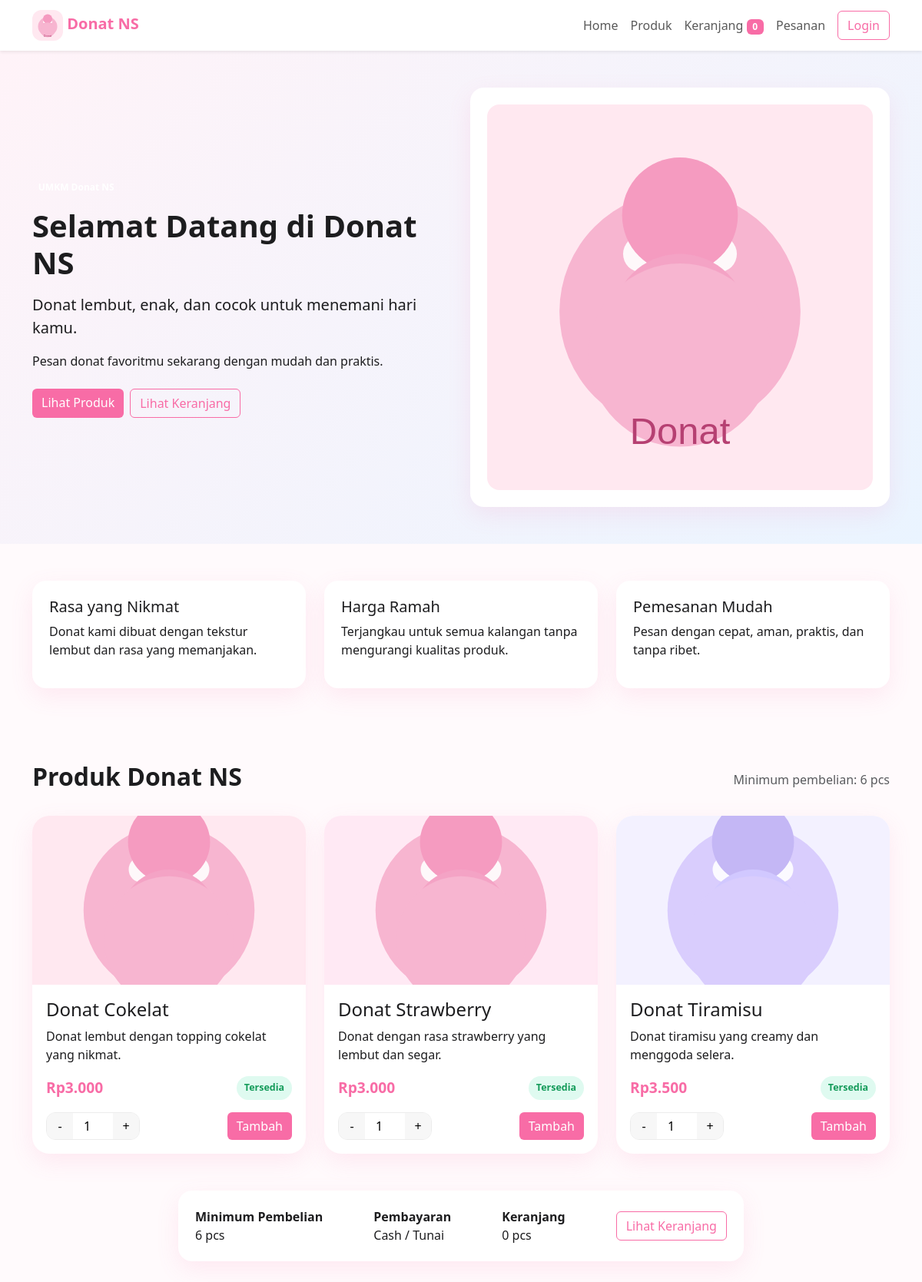
Page /customer/dashboard.php on the committed database.
### tables this page shows
CREATE TABLE settings (
  id INT AUTO_INCREMENT PRIMARY KEY,
  setting_key VARCHAR(255) NOT NULL UNIQUE,
  setting_value TEXT,
  updated_at TIMESTAMP DEFAULT CURRENT_TIMESTAMP ON UPDATE CURRENT_TIMESTAMP
);

CREATE TABLE products (
  id INT AUTO_INCREMENT PRIMARY KEY,
  name VARCHAR(255) NOT NULL,
  description TEXT,
  price DECIMAL(12,2) NOT NULL,
  image VARCHAR(255) DEFAULT NULL,
  status ENUM('Tersedia','Habis') NOT NULL DEFAULT 'Tersedia',
  created_at TIMESTAMP DEFAULT CURRENT_TIMESTAMP,
  updated_at TIMESTAMP DEFAULT CURRENT_TIMESTAMP ON UPDATE CURRENT_TIMESTAMP
);

### config/database.php (called while the page is built, shortened)
<?php
function db() {
    static $pdo = null;
    if ($pdo === null) {
        $host = 'localhost';
        $db = 'donat_ns_app';
        $user = 'root';
        $pass = '';
        $charset = 'utf8mb4';
        $dsn = "mysql:host={$host};dbname={$db};charset={$charset}";
        $options = [
            PDO::ATTR_ERRMODE => PDO::ERRMODE_EXCEPTION,
            PDO::ATTR_DEFAULT_FETCH_MODE => PDO::FETCH_ASSOC,
            PDO::ATTR_EMULATE_PREPARES => false,
        ];
        try {
            $pdo = new PDO($dsn, $user, $pass, $options);
        } catch (PDOException $e) {
            http_response_code(500);
            die('Koneksi database gagal. Pastikan MySQL XAMPP aktif dan database donat_ns_app sudah dibuat.');
        }
    }
    return $pdo;
}

### includes/functions.php (called while the page is built, shortened)
<?php
require_once __DIR__ . '/../config/database.php';
function e($value) {
    return htmlspecialchars((string)$value, ENT_QUOTES, 'UTF-8');
}
function formatCurrency($amount) {
    return 'Rp' . number_format((float)$amount, 0, ',', '.');
}
function getSetting($key, $default = null) {
    $stmt = db()->prepare('SELECT setting_value FROM settings WHERE setting_key = :key LIMIT 1');
    $stmt->execute([':key' => $key]);
    $row = $stmt->fetch();
    return $row ? $row['setting_value'] : $default;
}
function getSettings() {
    $stmt = db()->query('SELECT setting_key, setting_value FROM settings');
    $data = [];
    while ($row = $stmt->fetch()) {
        $data[$row['setting_key']] = $row['setting_value'];
    }
    return $data;
}
function isCustomerLoggedIn() {
    return isset($_SESSION['customer_id']);
}
function getCart() {
    return $_SESSION['cart'] ?? [];
}
function getCartSummary() {
    $cart = getCart();
    $subtotal = 0;
    $totalItems = 0;
    $items = [];
    $minimumOrder = (int)(getSetting('minimum_order', 6));
    $shippingCost = ($totalItems > $minimumOrder) ? (float)(getSetting('shipping_cost', 3000)) : 0;
    $totalAmount = $subtotal + $shippingCost;
    return [
        'items' => $items,
        'subtotal' => $subtotal,
        'shipping_cost' => $shippingCost,
        'total_amount' => $totalAmount,
        'total_items' => $totalItems,
        'minimum_order' => $minimumOrder,
        'can_checkout' => $totalItems >= $minimumOrder,
    ];
}

### customer/dashboard.php (the view, shortened to what this page needs)
<?php
require_once __DIR__ . '/../config/database.php';
require_once __DIR__ . '/../includes/functions.php';
$stmt = db()->query('SELECT * FROM products ORDER BY id ASC LIMIT 3');
$products = $stmt->fetchAll();
require_once __DIR__ . '/../includes/header_customer.php';
?>
<section class="hero-section">
    <div class="container py-5">
        <div class="row align-items-center g-4">
            <div class="col-lg-6">
                <span class="badge badge-soft-pink mb-3">UMKM Donat NS</span>
                <h1 class="fw-bold mb-3">Selamat Datang di Donat NS</h1>
                <p class="lead">Donat lembut, enak, dan cocok untuk menemani hari kamu.</p>
                <p>Pesan donat favoritmu sekarang dengan mudah dan praktis.</p>
                <div class="d-flex gap-2 mt-4">
                    <a href="#produk" class="btn btn-pink">Lihat Produk</a>
                    <a href="/donat_ns/customer/cart.php" class="btn btn-outline-pink">Lihat Keranjang</a>
                </div>
            </div>
            <div class="col-lg-6">
                <div class="banner-card">
                    <img src="/donat_ns/uploads/products/donat-coklat.svg" alt="Banner Donat NS" class="img-fluid rounded-4 w-100">
                </div>
            </div>
        </div>
    </div>
</section>
<section class="container py-5">
    <div class="row g-4">
        <div class="col-md-4">
            <div class="info-box">
                <h5>Rasa yang Nikmat</h5>
                <p>Donat kami dibuat dengan tekstur lembut dan rasa yang memanjakan.</p>
            </div>
        </div>
        <div class="col-md-4">
            <div class="info-box">
                <h5>Harga Ramah</h5>
                <p>Terjangkau untuk semua kalangan tanpa mengurangi kualitas produk.</p>
            </div>
        </div>
        <div class="col-md-4">
            <div class="info-box">
                <h5>Pemesanan Mudah</h5>
                <p>Pesan dengan cepat, aman, praktis, dan tanpa ribet.</p>
            </div>
        </div>
    </div>
</section>
<section id="produk" class="container py-5">
    <div class="d-flex justify-content-between align-items-center mb-4">
        <h2 class="fw-bold">Produk Donat NS</h2>
        <span class="text-muted">Minimum pembelian: <?= e(getSetting('minimum_order', 6)) ?> pcs</span>
    </div>
    <div class="row g-4">
        <?php foreach ($products as $product): ?>
            <div class="col-lg-4 col-md-6">
                <div class="product-card">
                    <img src="/donat_ns/uploads/products/<?= e($product['image'] ?: 'donat-coklat.svg') ?>" alt="<?= e($product['name']) ?>" class="product-image">
                    <div class="product-body">
                        <h4><?= e($product['name']) ?></h4>
                        <p><?= e($product['description']) ?></p>
                        <div class="d-flex justify-content-between align-items-center">
                            <span class="price"><?= formatCurrency($product['price']) ?></span>
                            <span class="status-badge <?= $product['status'] === 'Tersedia' ? 'available' : 'sold-out' ?>"><?= e($product['status']) ?></span>
                        </div>
                        <?php if ($product['status'] === 'Tersedia'): ?>
                            <form method="POST" class="mt-3">
                                <div class="d-flex justify-content-between align-items-center gap-2">
                                    <div class="qty-control">
                                        <button type="button" class="qty-btn" data-action="minus" data-product="<?= (int)$product['id'] ?>">-</button>
                                        <input type="number" name="qty" value="1" min="1" class="qty-input" data-product="<?= (int)$product['id'] ?>">
                                        <button type="button" class="qty-btn" data-action="plus" data-product="<?= (int)$product['id'] ?>">+</button>
                                    </div>
                                    <button type="submit" name="add_to_cart" class="btn btn-pink">Tambah</button>
                                </div>
                            </form>
                        <?php else: ?>
                            <button class="btn btn-secondary mt-3 w-100" disabled>Habis</button>
                        <?php endif; ?>
                    </div>
                </div>
            </div>
        <?php endforeach; ?>
    </div>
</section>
<div class="container pb-5">
    <div class="row justify-content-center">
        <div class="col-md-8">
            <div class="checkout-info">
                <div class="d-flex justify-content-between align-items-center flex-wrap gap-3">
                    <div><strong>Minimum Pembelian</strong><br><span><?= e(getSetting('minimum_order', 6)) ?> pcs</span></div>
                    <div><strong>Pembayaran</strong><br><span>Cash / Tunai</span></div>
                    <div><strong>Keranjang</strong><br><span><?= (int)(getCartSummary()['total_items'] ?? 0) ?> pcs</span></div>
                    <a href="/donat_ns/customer/cart.php" class="btn btn-outline-pink">Lihat Keranjang</a>
                </div>
            </div>
        </div>
    </div>
</div>
<?php require_once __DIR__ . '/../includes/footer_customer.php'; ?>

### includes/header_customer.php (shortened to what this page needs)
<?php require_once __DIR__ . '/functions.php'; $settings = getSettings(); $cart = getCartSummary(); ?>
<!DOCTYPE html>
<html lang="id">
<head>
    <link href="https://cdn.jsdelivr.net/npm/bootstrap@5.3.3/dist/css/bootstrap.min.css" rel="stylesheet">
    <link rel="stylesheet" href="/donat_ns/assets/css/customer.css">
</head>
<body>
<nav class="navbar navbar-expand-lg navbar-light bg-white shadow-sm sticky-top">
    <div class="container">
        <a class="navbar-brand fw-bold text-pink" href="/donat_ns/customer/dashboard.php">
            <img src="/donat_ns/uploads/products/donat-coklat.svg" alt="Logo Donat NS" class="brand-logo">
            <?= e($settings['shop_name'] ?? 'Donat NS') ?>
        </a>
        <div class="collapse navbar-collapse" id="navCustomer">
            <ul class="navbar-nav ms-auto align-items-center">
                <li class="nav-item"><a class="nav-link" href="/donat_ns/customer/dashboard.php">Home</a></li>
                <li class="nav-item"><a class="nav-link" href="/donat_ns/customer/dashboard.php#produk">Produk</a></li>
                <li class="nav-item"><a class="nav-link" href="/donat_ns/customer/cart.php">Keranjang <span class="badge bg-pink"><?= (int)($cart['total_items'] ?? 0) ?></span></a></li>
                <li class="nav-item"><a class="nav-link" href="/donat_ns/customer/order_history.php">Pesanan</a></li>
                <?php if (isCustomerLoggedIn()): ?>
                    <li class="nav-item"><a class="nav-link" href="/donat_ns/customer/profile.php">Akun</a></li>
                    <li class="nav-item"><a class="btn btn-outline-pink ms-2" href="/donat_ns/customer/logout.php">Logout</a></li>
                <?php else: ?>
                    <li class="nav-item"><a class="btn btn-outline-pink ms-2" href="/donat_ns/customer/login.php">Login</a></li>
                <?php endif; ?>
            </ul>
        </div>
    </div>
</nav>

### includes/footer_customer.php (shortened to what this page needs)
</body>
</html>

### assets/css/customer.css (style rules this page uses)
:root { --pink: #ffb7d5; --pink-strong: #f86ca6; --blue: #dfeeff; --white: #ffffff; --text: #1d1d1f; --muted: #6c757d; --shadow: 0 10px 30px rgba(248, 108, 166, 0.12); }
body { font-family: 'Segoe UI', sans-serif; background: #fffafc; color: var(--text); }
.text-pink { color: var(--pink-strong) !important; }
.bg-pink { background: var(--pink-strong) !important; }
.btn-pink { background: var(--pink-strong); color: white; border: none; }
.btn-outline-pink { border: 1px solid var(--pink-strong); color: var(--pink-strong); }
.brand-logo { width: 40px; height: 40px; object-fit: cover; border-radius: 12px; }
.hero-section { background: linear-gradient(135deg, #fff3f8, #eaf4ff); min-height: 420px; }
.banner-card, .auth-card, .summary-card, .info-box, .empty-state, .checkout-info, .cart-item { background: white; border-radius: 18px; box-shadow: var(--shadow); padding: 22px; }
.product-card { background: white; border-radius: 22px; overflow: hidden; box-shadow: var(--shadow); transition: 0.25s ease; }
.product-image { width: 100%; height: 220px; object-fit: cover; }
.product-body { padding: 18px; }
.price { color: var(--pink-strong); font-weight: 700; font-size: 1.2rem; }
.status-badge { border-radius: 999px; padding: 6px 10px; font-size: 0.78rem; font-weight: 600; }
.status-badge.available { background: #dffaf0; color: #149b5a; }
.qty-control { display: inline-flex; align-items: center; border: 1px solid #ececec; border-radius: 12px; overflow: hidden; }
.qty-btn { width: 34px; height: 34px; border: none; background: #f7f7f7; }
.qty-input { width: 52px; border: none; text-align: center; }

### rows in the picture
settings: setting_value "0", setting_value "6"
products: image (picture), name "Donat Cokelat", description "Donat lembut dengan topping cokelat yang nikmat.", price "Rp3.000", status "Tersedia", qty "1"
products: image (picture), name "Donat Strawberry", description "Donat dengan rasa strawberry yang lembut dan segar.", price "Rp3.000", status "Tersedia"
products: image (picture), name "Donat Tiramisu", description "Donat tiramisu yang creamy dan menggoda selera.", price "Rp3.500", status "Tersedia"

### other values in the picture
$settings['shop_name'] "Donat NS"
